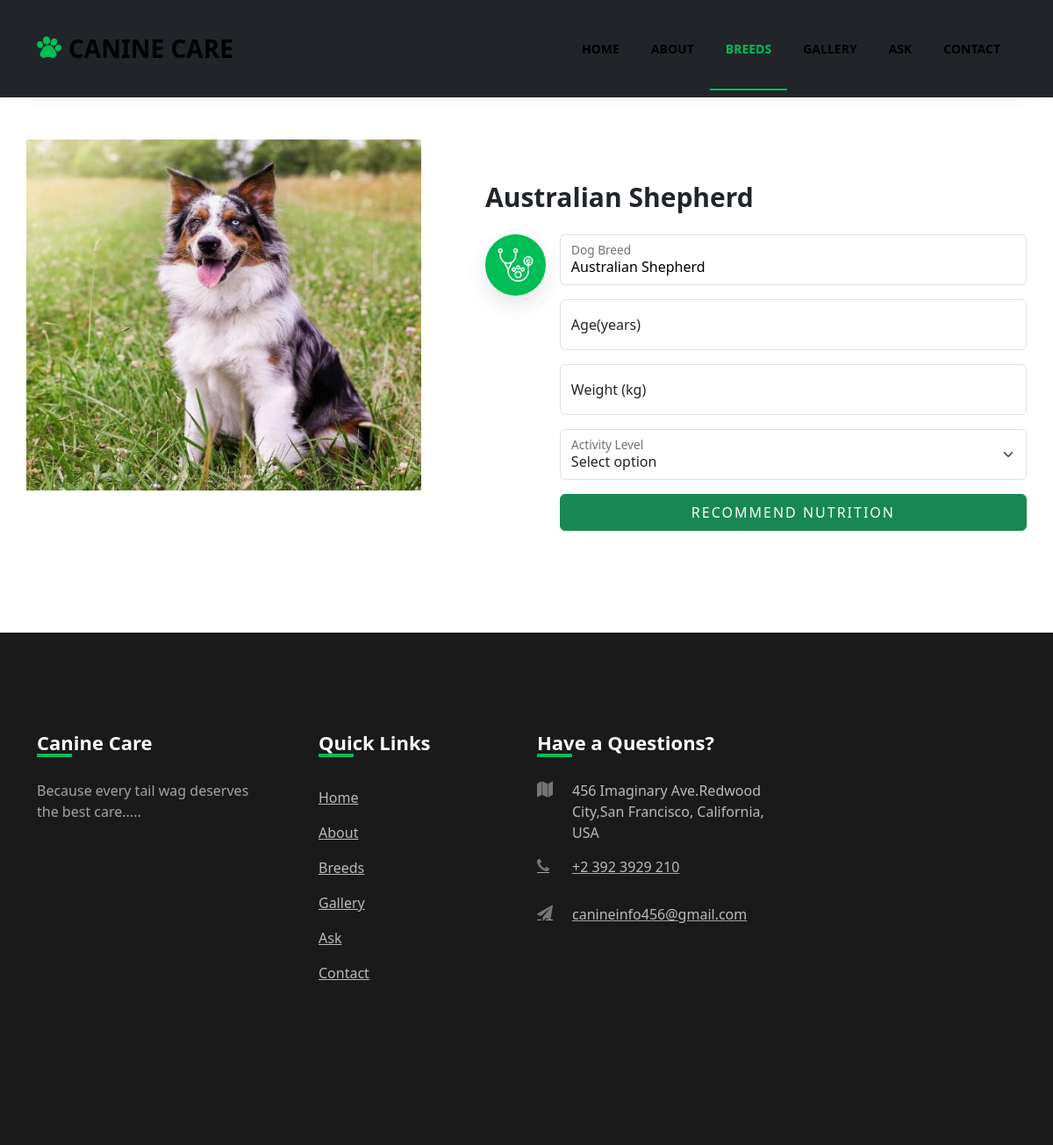
Screenshot of /get_nutri/21/ with the database file from the repository.
### adminside/models.py (models this page shows)
class Breeddb(models.Model):
    Breed_name =models.CharField(max_length=100,null=True,blank=True)
    Alpha_name =models.CharField(max_length=100,null=True,blank=True)
    Description =models.CharField(max_length=3000,null=True,blank=True)
    Health =models.CharField(max_length=3000,null=True,blank=True)
    Training =models.CharField(max_length=3000,null=True,blank=True)
    Exercise =models.CharField(max_length=3000,null=True,blank=True)
    breed_image =models.ImageField(upload_to="Breed images",null=True,blank=True)

### dog/views.py (the view)
# urls.py: path('get_nutri/<int:b_id>/',views.get_nutri,name="get_nutri"),
def get_nutri(request,b_id):
    data = Breeddb.objects.get(id=b_id)
    if request.method == 'POST':
        model_filename = "dog/static/datafolders/random_forest_model.joblib"
        encoder_filename = "dog/static/datafolders/encoder.joblib"
        model = joblib.load(model_filename)
        encoder = joblib.load(encoder_filename)
        breed = request.POST.get('breed').lower().strip()
        age = float(request.POST.get('age'))
        weight = float(request.POST.get('weight'))
        activity_level = request.POST.get('activity_level')
        user_data = pd.DataFrame({
            'Dog Breed': [breed],
            'Age': [age],
            'Weight (kg)': [weight],
            'Activity Level': [activity_level]
        })
        categorical_cols = ['Dog Breed', 'Activity Level']
        user_data[categorical_cols] = encoder.transform(user_data[categorical_cols])
        nutrition_prediction = model.predict(user_data)
        return render(request, 'Nutrition_Result.html', {'nutrition': nutrition_prediction[0],'data':data})
    else:
        return render(request, 'Nutrition.html',{'data':data})

### dog/templates/Nutrition.html (shortened to what this page needs)
<!DOCTYPE html>
{% load static %}
<html lang="en">
<head>
    <link rel="stylesheet" href="https://stackpath.bootstrapcdn.com/font-awesome/4.7.0/css/font-awesome.min.css">
    <link rel="stylesheet" href="{% static 'index/css/animate.css' %}">
    <link rel="stylesheet" href="{% static 'index/css/owl.carousel.min.css' %}">
    <link rel="stylesheet" href="{% static 'index/css/owl.theme.default.min.css' %}">
    <link rel="stylesheet" href="{% static 'index/css/magnific-popup.css' %}">
    <link rel="stylesheet" href="{% static 'index/css/bootstrap-datepicker.css' %}">
    <link rel="stylesheet" href="{% static 'index/css/jquery.timepicker.css' %}">
    <link rel="stylesheet" href="{% static 'index/css/flaticon.css' %}">
    <link rel="stylesheet" href="{% static 'index/css/style.css' %}">
    <link href="https://cdn.jsdelivr.net/npm/bootstrap@5.3.0/dist/css/bootstrap.min.css" rel="stylesheet">
</head>
<body>
<nav class="navbar navbar-expand-lg navbar-dark ftco_navbar bg-dark ftco-navbar-light" id="ftco-navbar">
	    <div class="container">
	    	<a class="navbar-brand" href="{% url 'homepage' %}"><span class="flaticon-pawprint-1 mr-2"></span>CANINE CARE</a>
	      <div class="collapse navbar-collapse" id="ftco-nav">
	        <ul class="navbar-nav ml-auto">
	        	<li class="nav-item "><a href="{% url 'homepage' %}" class="nav-link">Home</a></li>
	        	<li class="nav-item"><a href="{% url 'about' %}" class="nav-link">About</a></li>
	        	<li class="nav-item active"><a href="{% url 'initial_select' %}" class="nav-link">Breeds</a></li>
	          <li class="nav-item"><a href="{% url 'gallery' %}" class="nav-link">Gallery</a></li>
	          <li class="nav-item"><a href="{% url 'chatbot' %}" class="nav-link">Ask</a></li>
	          <li class="nav-item"><a href="{% url 'contact' %}" class="nav-link">Contact</a></li>
	        </ul>
	      </div>
	    </div>
	  </nav>
<section class="ftco-section ftco-no-pt ftco-no-pb">
    	<div class="container">
    		<div class="row d-flex no-gutters">
    			<div class="col-md-5 d-flex">
                    <div>
                        <img src="{{data.breed_image.url}}" width="450px" height="400px" class="mt-5">
    				</div>
    			</div>
    			<div class="col-md-7 pl-md-5 py-md-5">
    				<div class="heading-section pt-md-5">
	            <h2 class="mb-4">{{data.Breed_name}}</h2>
    				</div>
    				<div class="row">
	    				<div class="col-md-12 services-2 w-100 d-flex">
	    					<div class="icon d-flex align-items-center justify-content-center"><span class="flaticon-stethoscope"></span></div>
	    					<div class="text pl-3">
	    						<form method="post">
    <div class="form-floating mb-3">
        <input type="text" class="form-control" id="breed" name="breed" value="{{ data.Breed_name }}" placeholder="Dog Breed">
        <label for="breed">Dog Breed</label>
    </div>
    <div class="form-floating mb-3">
        <input type="number" class="form-control" id="age" name="age" placeholder="Age" required min="1" max="30" onkeydown="return false">
        <label for="age">Age(years)</label>
    </div>
    <div class="form-floating mb-3">
        <input type="number" class="form-control" id="weight" name="weight" placeholder="Weight (kg)" required min="1" max="160" onkeydown="return false">
        <label for="weight">Weight (kg)</label>
    </div>
    <div class="form-floating mb-3">
        <select class="form-select" id="activity_level" name="activity_level" required>
            <option disabled selected>Select option</option>
        </select>
        <label for="activity_level">Activity Level</label>
    </div>
    <button type="submit" class="btn btn-success">Recommend Nutrition</button>
</form>
	    					</div>
	    				</div>
	    			</div>
	        </div>
        </div>
            <br><br>
    	</div>
    </section>
  <footer class="footer">
			<div class="container">
				<div class="row">
					<div class="col-md-6 col-lg-3 mb-4 mb-md-0">
						<h2 class="footer-heading">Canine Care</h2>
						<p>Because every tail wag deserves the best care.....</p>
						<ul class="ftco-footer-social p-0">
            </ul>
					</div>
					<div class="col-md-6 col-lg-3 pl-lg-5 mb-4 mb-md-0">
						<h2 class="footer-heading">Quick Links</h2>
						<ul class="list-unstyled">
              <li><a href="{% url 'homepage' %}" class="py-2 d-block">Home</a></li>
              <li><a href="{% url 'about' %}" class="py-2 d-block">About</a></li>
              <li><a href="{% url 'initial_select' %}" class="py-2 d-block">Breeds</a></li>
              <li><a href="{% url 'gallery' %}" class="py-2 d-block">Gallery</a></li>
              <li><a href="{% url 'chatbot' %}" class="py-2 d-block">Ask</a></li>
              <li><a href="{% url 'contact' %}" class="py-2 d-block">Contact</a></li>
            </ul>
					</div>
					<div class="col-md-6 col-lg-3 mb-4 mb-md-0">
						<h2 class="footer-heading">Have a Questions?</h2>
						<div class="block-23 mb-3">
              <ul>
                <li><span class="icon fa fa-map"></span><span class="text">456 Imaginary Ave.Redwood City,San Francisco, California, USA</span></li>
                <li><a href="#"><span class="icon fa fa-phone"></span><span class="text">+2 392 3929 210</span></a></li>
                <li><a href="#"><span class="icon fa fa-paper-plane"></span><span class="text">canineinfo456@gmail.com</span></a></li>
              </ul>
            </div>
					</div>
				</div>
		</footer>
</body>
</html>

### dog/templates/Nutrition.html (style rules this page uses)
.form-floating { margin-bottom: 1rem; }
.btn-success { width: 100%; padding: 0.5rem; }

### rows the page displays
Breeddb: breed_image (picture), Breed_name "Australian Shepherd", breed "Australian Shepherd"
